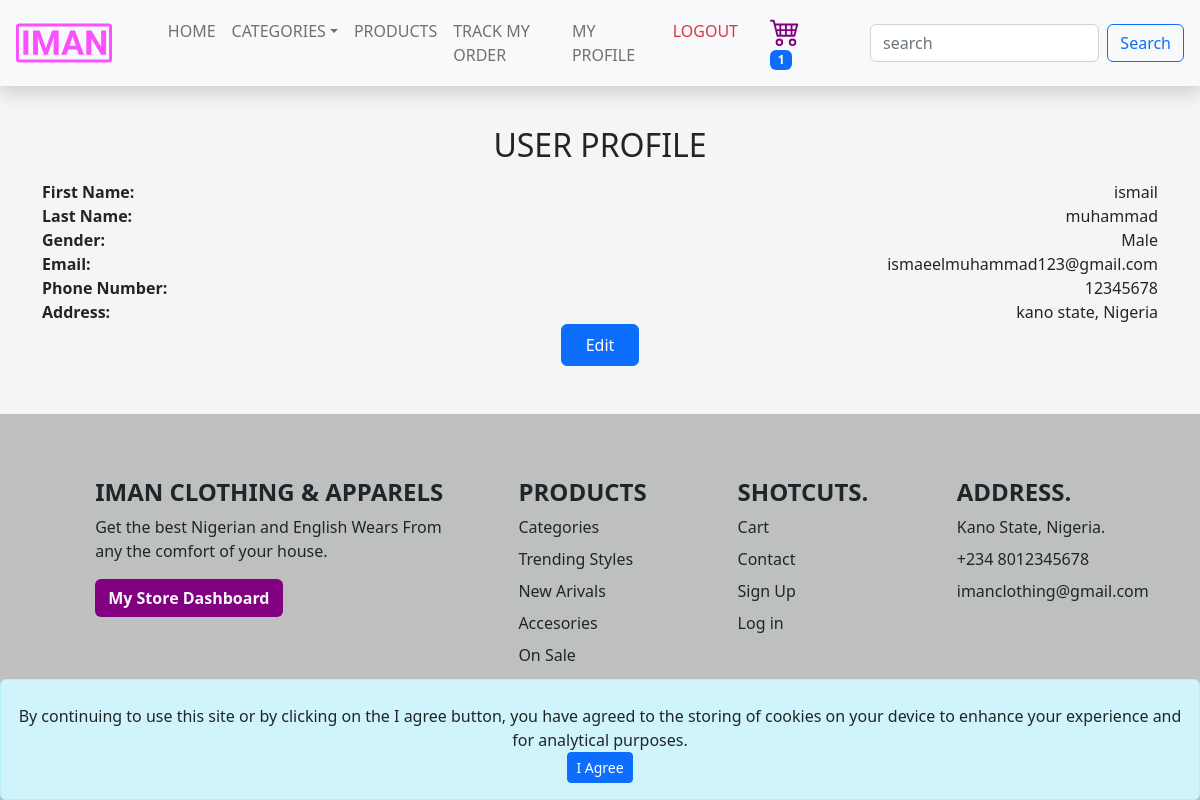
Page /account/profile (signed in) on the earlier database version.
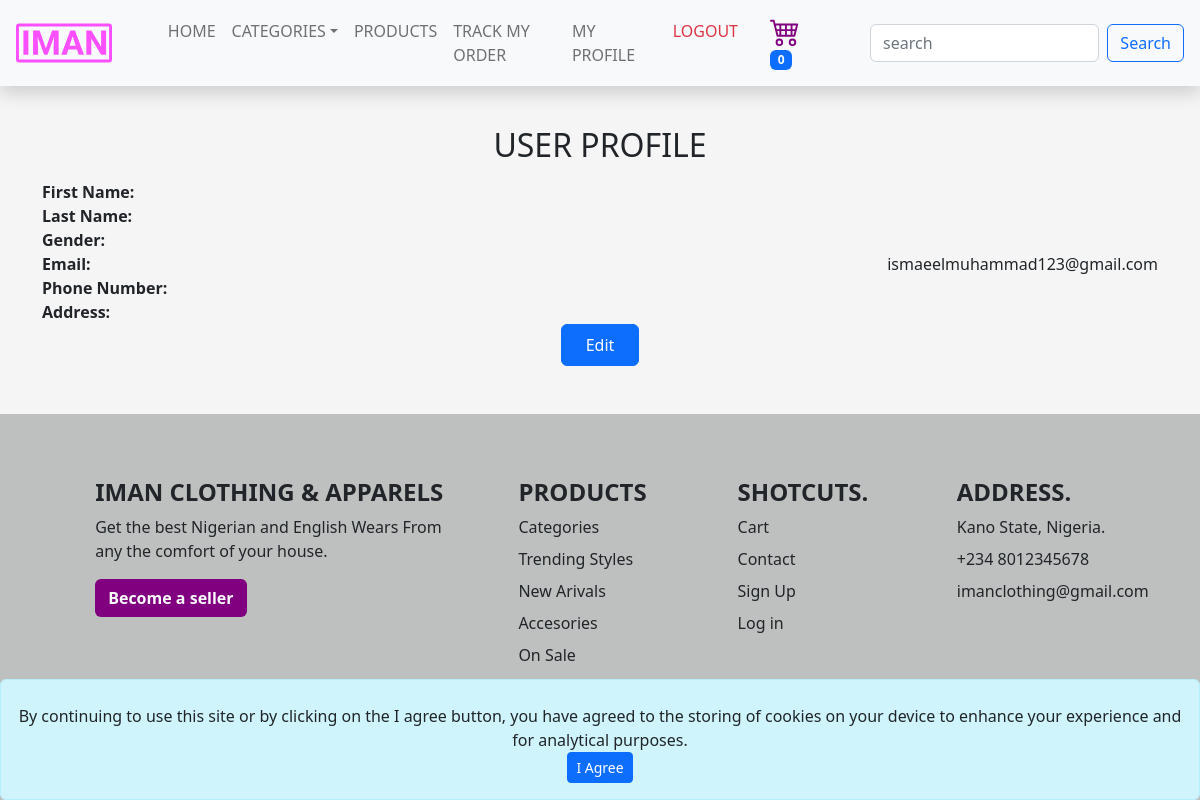
Same page on the later database version.
### user/models.py (models this page shows, shortened)
class User(AbstractBaseUser):
    GENDER_CHOICES = [
        ("M", "Male"),
        ("F", "Female"),
    ]
    objects = UserManager()
    email = models.EmailField(
        verbose_name="email address",
        max_length=255,
        unique=True,
    )
    is_active = models.BooleanField(default=True)
    staff = models.BooleanField(default=False)
    admin = models.BooleanField(default=False)
    first_name = models.CharField(max_length=200, blank=True, default="")
    last_name = models.CharField(max_length=200, blank=True, default="")
    mobile_number = models.CharField(max_length=20)
    gender = models.CharField(
        max_length=1, choices=GENDER_CHOICES, blank=True, default=""
    )
    address = models.TextField(blank=True, default="")
    added_at = models.DateTimeField(auto_now_add=True)
    is_seller = models.BooleanField(default=False)
    USERNAME_FIELD = "email"
    REQUIRED_FIELDS = []

### user/views.py (the view)
# urls.py: path("profile", view_store_profile, name="view_store_profile"),
@login_required
def profile(request):
    return render(request, "user/profile.html")

### base/cart_count_context.py (called while the page is built)
def get_cart_count(request):
    return {
        "cart_count": request.user.cart.count() if request.user.is_authenticated else Cart.objects.filter(
            device=request.COOKIES.get('device')).count() or '0'
    }

### base/categories_context.py (called while the page is built)
def get_categories(request):
    return {
        "menu_categories": Category.objects.all()
    }

### user/templates/user/profile.html (shortened to what this page needs)
{% extends 'base/base.html' %}
{% load static %}
{% block content %}
<div class="container my-5">
    <h1 style="padding-top: 30px;" class="h2 mb-3 text-center fw-small text-uppercase">user Profile</h1>
    <div class="row">
        <div class="col-6 text-start">
            <strong>First Name:</strong>
        </div>
        <div class="col-6 text-end">
            {{request.user.first_name}}
        </div>
    </div>
    <div class="row">
        <div class="col-6 text-start">
            <strong>Last Name:</strong>
        </div>
        <div class="col-6 text-end">
            {{request.user.last_name}}
        </div>
    </div>
    <div class="row">
        <div class="col-6 text-start">
            <strong>Gender:</strong>
        </div>
        <div class="col-6 text-end">
            {{request.user.get_gender_display}}
        </div>
    </div>
    <div class="row">
        <div class="col-6 text-start">
            <strong>Email:</strong>
        </div>
        <div class="col-6 text-end">
            {{request.user.email}}
        </div>
    </div>
    <div class="row">
        <div class="col-6 text-start">
            <strong>Phone Number:</strong>
        </div>
        <div class="col-6 text-end">
            {{request.user.mobile_number}}
        </div>
    </div>
    <div class="row">
        <div class="col-6 text-start">
            <strong>Address:</strong>
        </div>
        <div class="col-6 text-end">
            {{request.user.address}}
        </div>
    </div>
    <div class="text-center">
        <a href="{% url 'edit_profile' %}" class="btn btn-primary px-4 py-2">Edit</a>
    </div>
</div>
{%endblock%}

Differences in the rows shown:
changed User "ismaeelmuhammad123@gmail.com": user.first_name "ismail" → (not shown); user.last_name "muhammad" → (not shown); user.gender "Male" → (not shown); user.mobile_number "12345678" → (not shown); user.address "kano state, Nigeria" → (not shown)
Other differences:
{{ cart_count }}: "1" → "0"
text no longer shown: "My Store Dashboard"
text now shown: "Become a seller"
